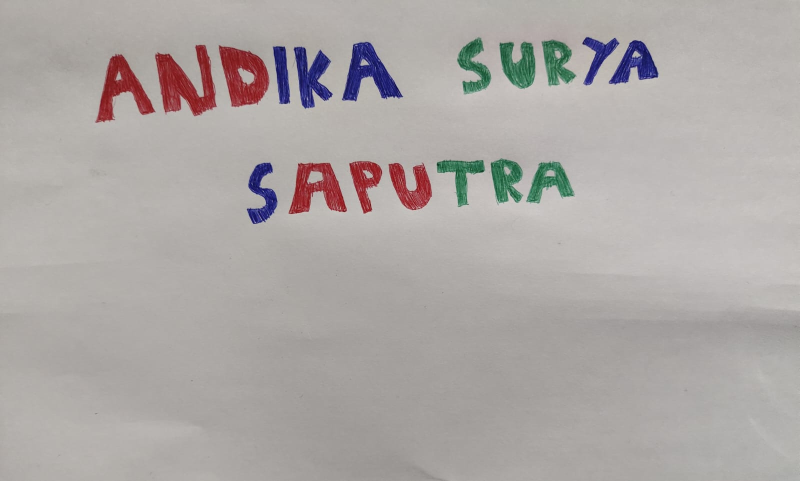
#> input picture pengcit/uts pengcit.jpg, 1600 x 962 px (shown at 1/2 size)
$ jupyter execute --allow-errors 'UTS PENGCIT 202231050 Andika Surya Saputra.ipynb'
#> lines starting #> are read from the running program, lines starting #| are printed output that depends on the picture
# import library

[cell 1]
import cv2
import matplotlib.pyplot as plt # memvisualisasi data
import numpy as np # membaca angka

[cell 2]
img = cv2.imread("uts pengcit.jpg")
#> img is the input picture: shape (962, 1600, 3); mean B, G, R 165.2, 167.3, 172.5

[cell 3]
img.shape # membuat variabel dalam baris dan kolom dalam shape citra
#> Out = (962, 1600, 3)

[cell 4]
[baris, kolom] = img.shape[:2]
#> baris = 962; kolom = 1600

[cell 5]
img = cv2.cvtColor(img, cv2.COLOR_BGR2RGB)

[cell 6]
plt.imshow(img)

[cell 7]
alpa = 1.2
beta = 10

citra = np.zeros((baris, kolom, 3))

for x in range (baris) :
    for y in range (kolom) :
        gcx = (img[x, y] * alpa) + beta
        citra[x, y] = gcx

citra = citra.astype(np.uint8)
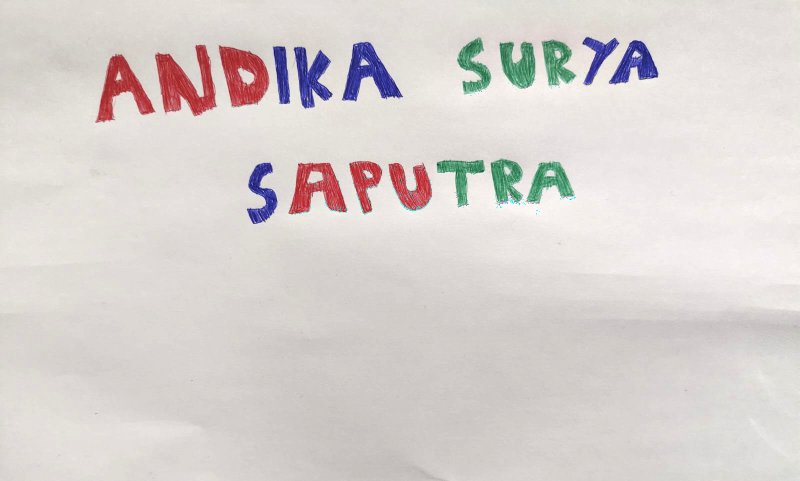
#> citra: shape (962, 1600, 3) (shown at 1/2 size); mean R, G, B 216.4, 210.3, 207.8

# menampilkan
fig, axs = plt.subplots(2, 2, figsize = (15, 5))
axs[0, 0].imshow(img)
axs[0, 1].hist(img.ravel(), 256, [0, 256])
axs[1, 0].imshow(citra)
axs[1, 1].hist(citra.ravel(), 256, [0, 256])
plt.show()
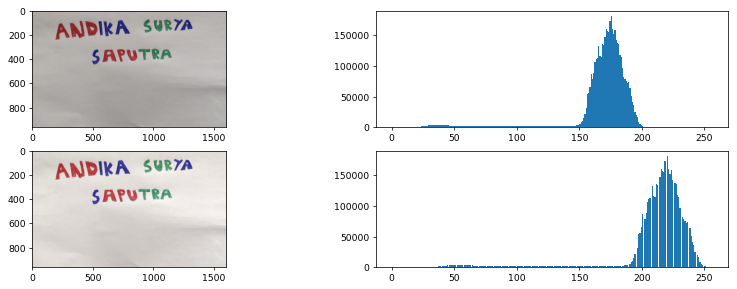
#> figure drawn by matplotlib, 4 panels; panel 2: tallest bar 181407 high, from x = 175 to 176; panel 4: tallest bar 181407 high, from x = 220 to 221

[cell 8]
plt.subplot(2, 2, 1)
plt.imshow(citra)
plt.title('Original Image')

# Display the red channel
plt.subplot(2, 2, 2)
plt.imshow(citra[:,:,0], cmap="gray")
plt.title('Red Channel')

# Display the green channel
plt.subplot(2, 2, 3)
plt.imshow(citra[:,:,1], cmap="gray")
plt.title('Green Channel')

# Display the blue channel
plt.subplot(2, 2, 4)
plt.imshow(citra[:,:,2], cmap="gray")
plt.title('Blue Channel')

plt.show()
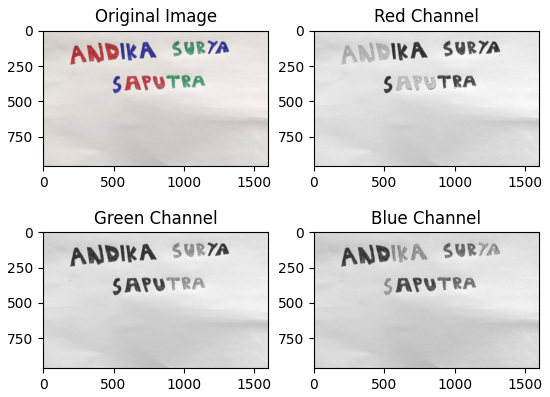
#> figure drawn by matplotlib, 4 panels

[cell 9]
fig, axs = plt.subplots(3, 2, figsize=(15, 15))

# Merah
merah = citra[:, :, 0]
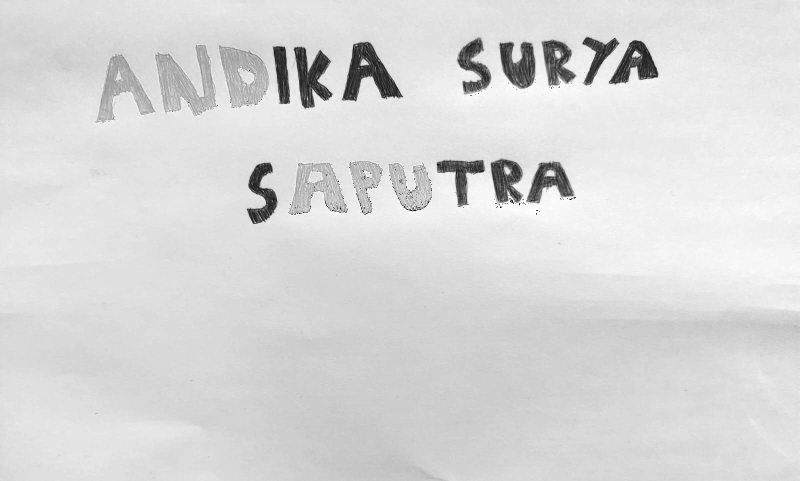
#> merah: shape (962, 1600) (shown at 1/2 size); min 0, max 254, mean 216.4
hist_merah = cv2.calcHist([merah], [0], None, [256], [0, 256])
#> hist_merah = 256 values, max 74443 at index 227, min 0 at index 5, mean 6012.5
axs[0, 0].imshow(merah, cmap='gray')
axs[0, 0].set_title('Merah')
axs[0, 1].plot(hist_merah, color='r')
axs[0, 1].set_title('Histogram Merah')

# Hijau
hijau = citra[:, :, 1]
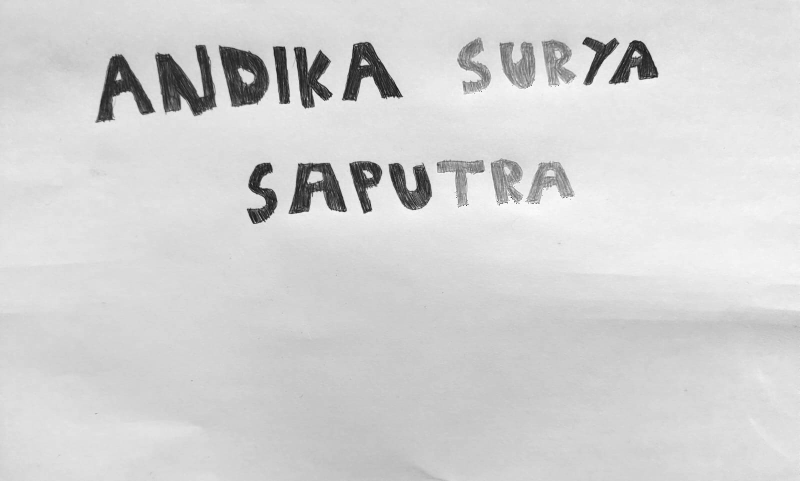
#> hijau: shape (962, 1600) (shown at 1/2 size); min 0, max 254, mean 210.3
hist_hijau = cv2.calcHist([hijau], [0], None, [256], [0, 256])
#> hist_hijau = 256 values, max 73892 at index 222, min 0 at index 5, mean 6012.5
axs[1, 0].imshow(hijau, cmap='gray')
axs[1, 0].set_title('Hijau')
axs[1, 1].plot(hist_hijau, color='g')
axs[1, 1].set_title('Histogram Hijau')

# Biru
biru = citra[:, :, 2]
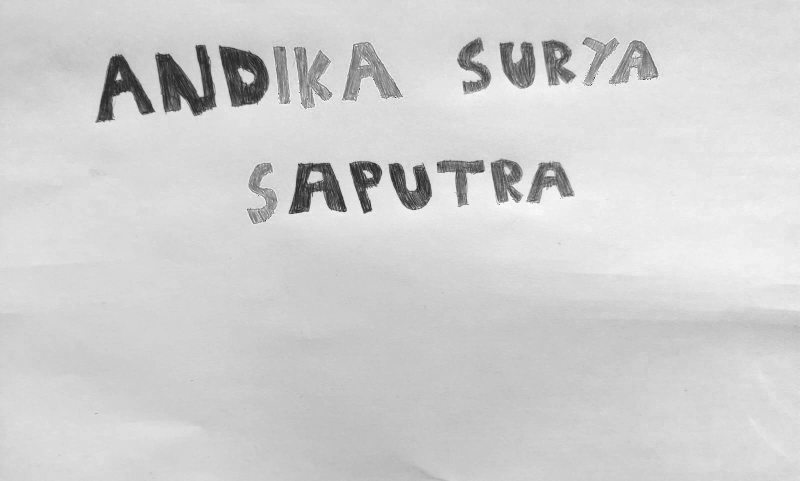
#> biru: shape (962, 1600) (shown at 1/2 size); min 0, max 254, mean 207.8
hist_biru = cv2.calcHist([biru], [0], None, [256], [0, 256])
#> hist_biru = 256 values, max 73701 at index 218, min 0 at index 5, mean 6012.5
axs[2, 0].imshow(biru, cmap='gray')
axs[2, 0].set_title('Biru')
axs[2, 1].plot(hist_biru, color='b')
axs[2, 1].set_title('Histogram Biru')

plt.tight_layout()
plt.show()
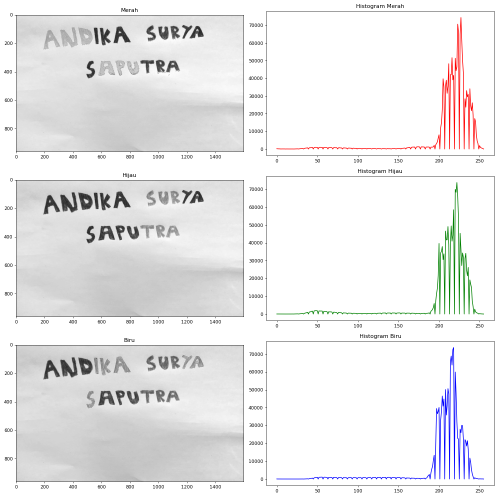
#> figure drawn by matplotlib, 6 panels; panel 2: curve peaks at x = 227, y = 74443; panel 4: curve peaks at x = 222, y = 73892; panel 6: curve peaks at x = 218, y = 73701
